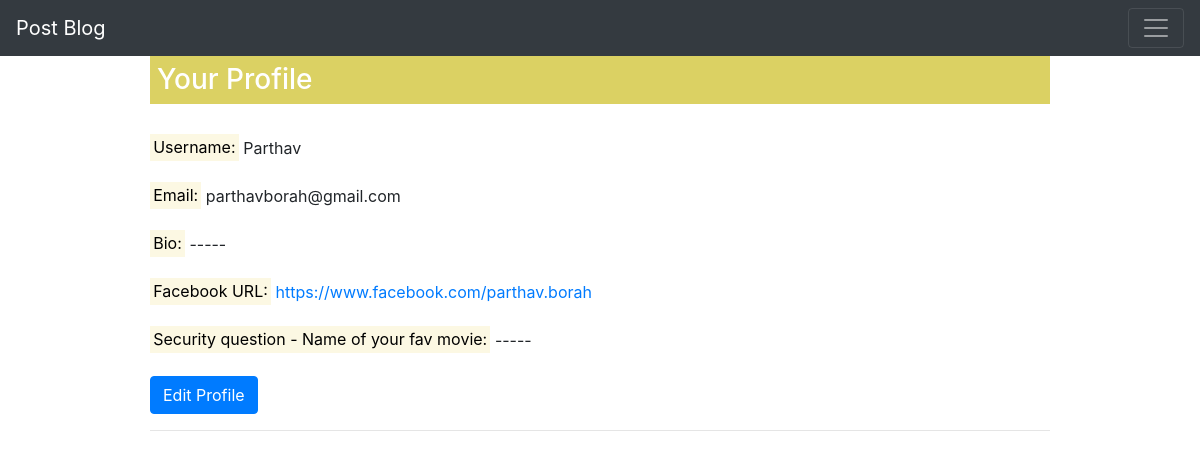
Screenshot of /index/profile/Parthav (signed in) with the database file from the repository.
### register.py (models this page shows, shortened)
class reg(dbreg.Model, UserMixin):
	id=dbreg.Column(dbreg.Integer, primary_key=True)
	username=dbreg.Column(dbreg.String(50), nullable=False)
	email=dbreg.Column(dbreg.String(40), nullable=False)
	password=dbreg.Column(dbreg.String(100), nullable=False)
	fburl=dbreg.Column(dbreg.String(30), nullable=True)
	secques=dbreg.Column(dbreg.String(30), nullable=True)
	bio=dbreg.Column(dbreg.String(30), nullable=True)
	profilepic=dbreg.Column(dbreg.String(30), nullable=True)
	date=dbreg.Column(dbreg.DateTime, nullable=False, default=datetime.utcnow)

### register.py (the view)
@app.route('/index/profile/<string:usrname>')
def profile(usrname):
	if current_user.is_authenticated:
		data=reg.query.filter_by(username=usrname).all()
		return render_template('profile.html', datas=data)
	else:
		return redirect(url_for('index'))

### register.py (called while the page is built)
@login_manager.user_loader
def load_user(id):
	return reg.query.get(id)

### templates/profile.html (shortened to what this page needs)
{% extends 'base.html' %}
{% block body %}
<nav class="navbar navbar-dark bg-dark">
  <a class="navbar-brand" href="/index">Post Blog</a>
  <button class="navbar-toggler" type="button" data-toggle="collapse" data-target="#navbarsExample01" aria-controls="navbarsExample01" aria-expanded="false" aria-label="Toggle navigation">
    <span class="navbar-toggler-icon"></span>
  </button>
</nav>
<div style="width: 75%; margin: 0px auto;">
{% for data in datas %}
	{% if current_user.username == data.username %}
		<p class="h3" style="background: #dbd163; color: white; padding: 7px;"> Your Profile</p><br/>
	{% else %}
		<p class="h3" style="background: #dbd163; color: white; padding: 7px;"> {{ data.username }}'s Profile</p><br/><br/>
	{% endif %}
	<mark>Username:</mark> {{ data.username }}<br/><br/>
	<mark>Email:</mark> {{ data.email }}<br/><br/>
	{% if data.bio %}
		<mark>Bio:</mark> {{ data.bio }}<br/><br/>
	{% else %}
		<mark>Bio:</mark> -----<br/><br/>
	{% endif %}
	{% if data.fburl %}
		<mark>Facebook URL:</mark> <a href="{{ data.fburl }}">{{ data.fburl }}</a><br/><br/>
	{% else %}
		<mark>Facebook URL:</mark> -----<br/><br/>
	{% endif %}
	{% if current_user.username == data.username %}
	{% if data.secques %}
		<mark>Security question - Name of your fav movie:</mark> {{ data.secques }}<br/><br/>
	{% else %}
		<mark>Security question - Name of your fav movie:</mark> -----<br/><br/>
	{% endif %}
	<a class="btn btn-primary" href="/profile/edit/{{data.id}}">Edit Profile</a>
	{% endif %}
	<hr>
{% endfor %}
</div>
{% endblock %}

### templates/profile.html (style rules this page uses)
body { font-size: calc(10px + 0.5vw); }

### rows the page displays
reg: shows "Your Profile", username "Parthav", email "parthavborah@gmail.com", shows "Bio:", fburl "https://www.facebook.com/parthav.borah", shows "Security question - Name of your fav movie:"
